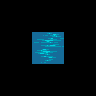

Tiled map render using the project's own tile images. Description and the map definition, with tile-layer contents summarised, below:
An orthogonal 3x3 tile map with 32x32 px tiles, 18 tile layers (Regions, Input_set, Output0_Water, Output1_Water, ...), 2 tilesets.

<map version="1.0" orientation="orthogonal" width="3" height="3" tilewidth="32" tileheight="32">
 <tileset firstgid="1" name="ruleset" tilewidth="32" tileheight="32">
  <image source="ruleset.png" trans="ff00ff" width="256" height="64" />
 </tileset>
 <tileset firstgid="17" name="water" tilewidth="32" tileheight="32">
  <image source="../tiles/water.png" trans="ff00ff" width="96" height="192" />
 </tileset>
 <layer name="Regions" width="3" height="3">
  <data>[9 cells, 1 non-empty, 1 distinct tile ids]</data>
 </layer>
 <layer name="Input_set" width="3" height="3">
  <data>[9 cells, 1 non-empty, 1 distinct tile ids]</data>
 </layer>
 <layer name="Output0_Water" width="3" height="3">
  <data>[9 cells, 1 non-empty, 1 distinct tile ids]</data>
 </layer>
 <layer name="Output1_Water" width="3" height="3">
  <data>[9 cells, 1 non-empty, 1 distinct tile ids]</data>
 </layer>
 <layer name="Output2_Water" width="3" height="3">
  <data>[9 cells, 1 non-empty, 1 distinct tile ids]</data>
 </layer>
 <layer name="Output3_Water" width="3" height="3">
  <data>[9 cells, 1 non-empty, 1 distinct tile ids]</data>
 </layer>
 <layer name="Output4_Water" width="3" height="3">
  <data>[9 cells, 1 non-empty, 1 distinct tile ids]</data>
 </layer>
 <layer name="Output5_Water" width="3" height="3">
  <data>[9 cells, 1 non-empty, 1 distinct tile ids]</data>
 </layer>
 <layer name="Output6_Water" width="3" height="3">
  <data>[9 cells, 1 non-empty, 1 distinct tile ids]</data>
 </layer>
 <layer name="Output7_Water" width="3" height="3">
  <data>[9 cells, 1 non-empty, 1 distinct tile ids]</data>
 </layer>
 <layer name="Output8_Water" width="3" height="3">
  <data>[9 cells, 1 non-empty, 1 distinct tile ids]</data>
 </layer>
 <layer name="Output9_Water" width="3" height="3">
  <data>[9 cells, 1 non-empty, 1 distinct tile ids]</data>
 </layer>
 <layer name="Output10_Water" width="3" height="3">
  <data>[9 cells, 1 non-empty, 1 distinct tile ids]</data>
 </layer>
 <layer name="Output11_Water" width="3" height="3">
  <data>[9 cells, 1 non-empty, 1 distinct tile ids]</data>
 </layer>
 <layer name="Output12_Water" width="3" height="3">
  <data>[9 cells, 1 non-empty, 1 distinct tile ids]</data>
 </layer>
 <layer name="Output13_Water" width="3" height="3">
  <data>[9 cells, 1 non-empty, 1 distinct tile ids]</data>
 </layer>
 <layer name="Output14_Water" width="3" height="3">
  <data>[9 cells, 1 non-empty, 1 distinct tile ids]</data>
 </layer>
 <layer name="Output15_Water" width="3" height="3">
  <data>[9 cells, 1 non-empty, 1 distinct tile ids]</data>
 </layer>
</map>
